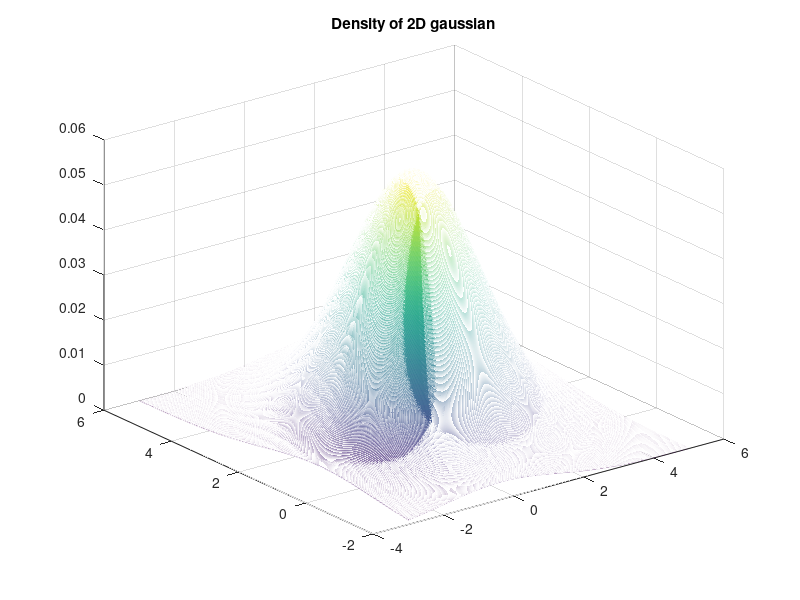
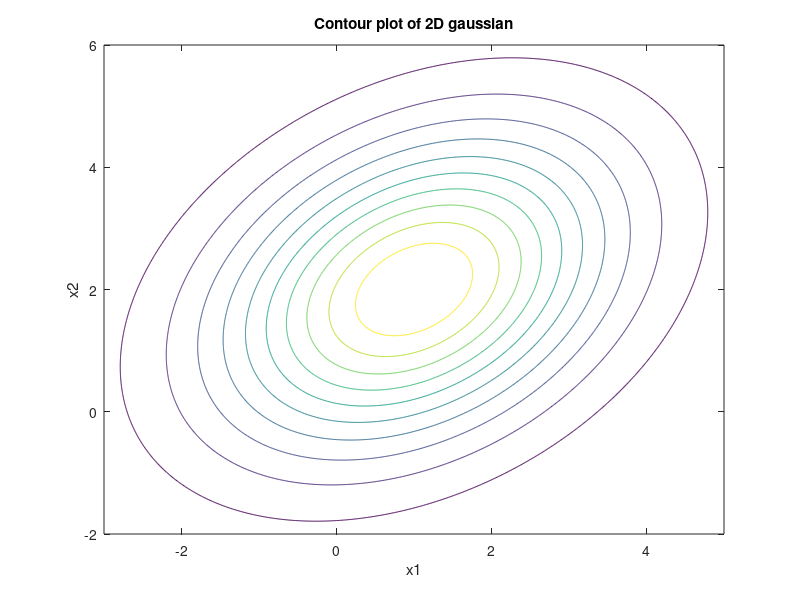
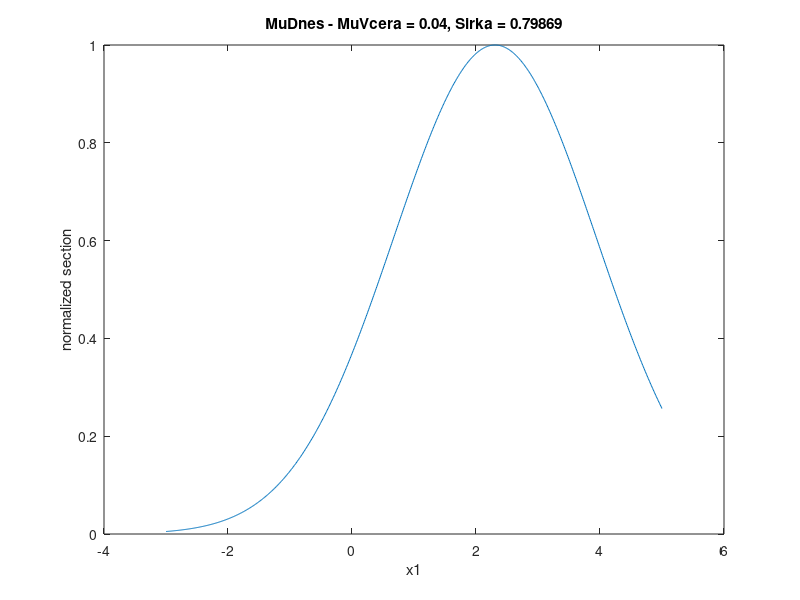

Here is the MATLAB script that generated these plots, in order:
% simulace na podminene gaussovaky
% Tomas Furst podle Chris Bishop

mu = [1;2]; % stredni hodnoty 2D normaniho rozdeleni
sigma = [3 1; 1 3]; % variancni matice
[vv vc] = eig(sigma); % ukazat:)
xx = -3:.01:5;
yy = -2:.01:6;
[X Y] = meshgrid(xx,yy); % sit na zobrazeni
pom1 = 1/(2*pi);
pom2 = 1/sqrt(det(sigma));
invs = inv(sigma); % invers variancni matice
Z = nan(size(X));
for i=1:1:length(xx)
    for j=1:1:length(yy)
        
        x = X(i,j);
        y = Y(i,j); % tady stojim
        vek = [x; y] - mu;
        pom3 = vek'*(invs*vek);
        Z(i,j) = pom1*pom2*exp(-0.5*pom3);
        
    end
end

figure(1)
mesh(X,Y,Z)
title('Density of 2D gaussian')

figure(2)
contour(X,Y,Z)
xlabel('x1')
ylabel('x2')
title('Contour plot of 2D gaussian')

% ted conditional gauss
% jdeme po radcich matice X (prot promenna) 
% v danem radky je vzdy jedna hodnota matice Y
% na radku matice Z je un-normalized gaussian

figure(3)
mivcera = 0;
for radek = 1:11:size(X,1)

    vals = Z(radek,:);
    vals = vals./max(vals); % podvod na normalisaci
    x2 = Y(radek,1); % v tomto bode conditional
    plot(xx,vals)
    xlabel('x1')
    ylabel('normalized section')
    
%    title(['Conditional for x2 = ' num2str(x2)])

    kde = find(vals==max(vals)); % bod maxima je stredni hodnota
    midnes = xx(kde); % stredni hodnota

    kus = vals((kde-200):(kde+200)); % kus kolem stredu (quick fix)
    plocha = sum(kus)/400; % integral toho kusu jako proxy pro var
    
    title(['MuDnes - MuVcera = ' num2str(midnes - mivcera) ', Sirka = ' num2str(plocha)])
    pause
    
    mivcera = midnes;
end






